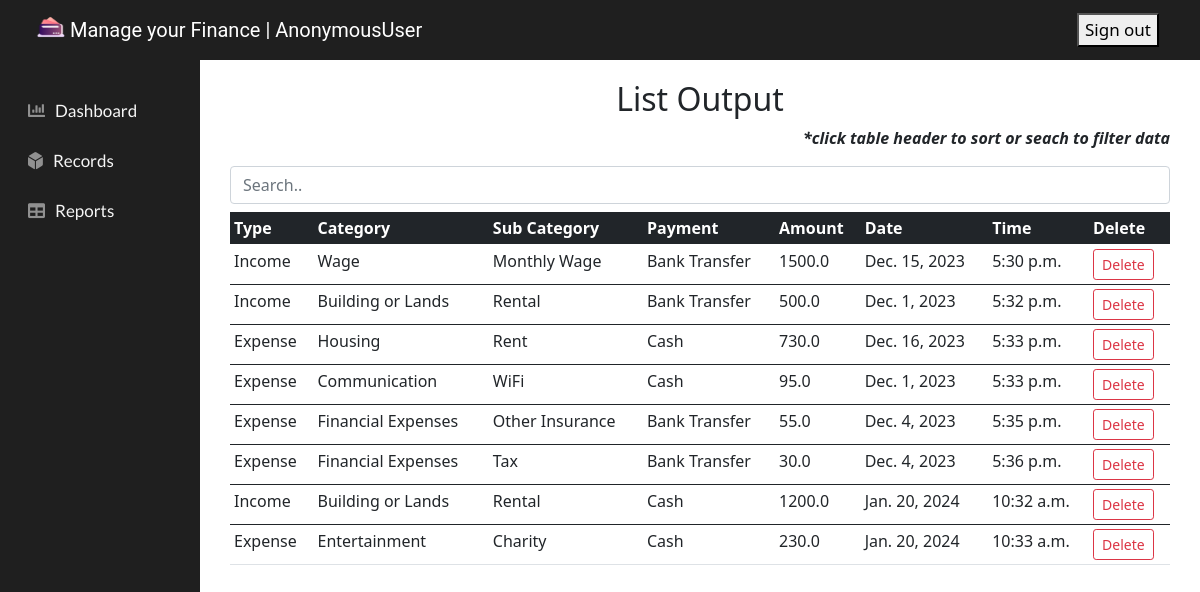
The page /reports/ on the database its author committed.
### wallet_app/wallet/models.py (models this page shows, shortened)
class RecordModel(models.Model):
    type = models.CharField(max_length=40)
    category = models.CharField(max_length=40)
    sub_category = models.CharField(max_length=40)
    payment = models.CharField(max_length=40)
    amount = models.FloatField()
    date = models.DateField()
    time = models.TimeField(
        auto_now_add=True
    )

### wallet_app/wallet/views.py (the view)
# urls.py: path('reports/', ReportsView.as_view(), name='reports'),
class ReportsView(View):
    template_name = "reports.html"
    def get(self, request):
        posts = RecordModel.objects.all()
        context = {"posts": posts}
        return render(request, self.template_name, context)

### templates/reports.html (shortened to what this page needs)
{% extends 'main.html' %}
{% load static %}
{% block content %}
    <div class="text-center mb-2">
        <h2> List Output </h2>
    </div>
    <p class="text-end fst-italic fw-bold">*click table header to sort or seach to filter data</p>
    <input class="form-control mb-2" id="input" type="text" placeholder="Search..">
    <div class="table-responsive">
        <table id="reports" class="table table-hover table-sm">
            <thead>
            <tr>
                <th class="table-dark" scope="col" onclick="sortTable(0)">Type</th>
                <th class="table-dark" scope="col" onclick="sortTable(1)">Category</th>
                <th class="table-dark" scope="col" onclick="sortTable(2)">Sub Category</th>
                <th class="table-dark" scope="col" onclick="sortTable(3)">Payment</th>
                <th class="table-dark" scope="col" onclick="sortTable(4)">Amount</th>
                <th class="table-dark" scope="col" onclick="sortTable(5)">Date</th>
                <th class="table-dark" scope="col" onclick="sortTable(6)">Time</th>
                <th class="table-dark" scope="col">Delete</th>
            </tr>
            </thead>
            {% for post in posts %}
                <tbody id="table">
                <tr>
                    <td>{{ post.type }}</td>
                    <td>{{ post.category }}</td>
                    <td>{{ post.sub_category }}</td>
                    <td>{{ post.payment }}</td>
                    <td>{{ post.amount }}</td>
                    <td>{{ post.date }}</td>
                    <td>{{ post.time }}</td>
                    <td><a class="btn btn-outline-danger btn-sm" href="{% url 'delete' post.id %}">Delete</a></td>
                </tr>
                </tbody>
            {% endfor %}
        </table>
    </div>
{% endblock %}

### rows shown on the page
RecordModel: type "Income", category "Wage", sub_category "Monthly Wage", payment "Bank Transfer", amount "1500.0", date "Dec. 15, 2023", time "5:30 p.m."
RecordModel: type "Income", category "Building or Lands", sub_category "Rental", payment "Bank Transfer", amount "500.0", date "Dec. 1, 2023", time "5:32 p.m."
RecordModel: type "Expense", category "Housing", sub_category "Rent", payment "Cash", amount "730.0", date "Dec. 16, 2023", time "5:33 p.m."
RecordModel: type "Expense", category "Communication", sub_category "WiFi", payment "Cash", amount "95.0", date "Dec. 1, 2023", time "5:33 p.m."
RecordModel: type "Expense", category "Financial Expenses", sub_category "Other Insurance", payment "Bank Transfer", amount "55.0", date "Dec. 4, 2023", time "5:35 p.m."
RecordModel: type "Expense", category "Financial Expenses", sub_category "Tax", payment "Bank Transfer", amount "30.0", date "Dec. 4, 2023", time "5:36 p.m."
RecordModel: type "Income", category "Building or Lands", sub_category "Rental", payment "Cash", amount "1200.0", date "Jan. 20, 2024", time "10:32 a.m."
RecordModel: type "Expense", category "Entertainment", sub_category "Charity", payment "Cash", amount "230.0", date "Jan. 20, 2024", time "10:33 a.m."

### other values the page prints
{{ request.user }} "AnonymousUser"
